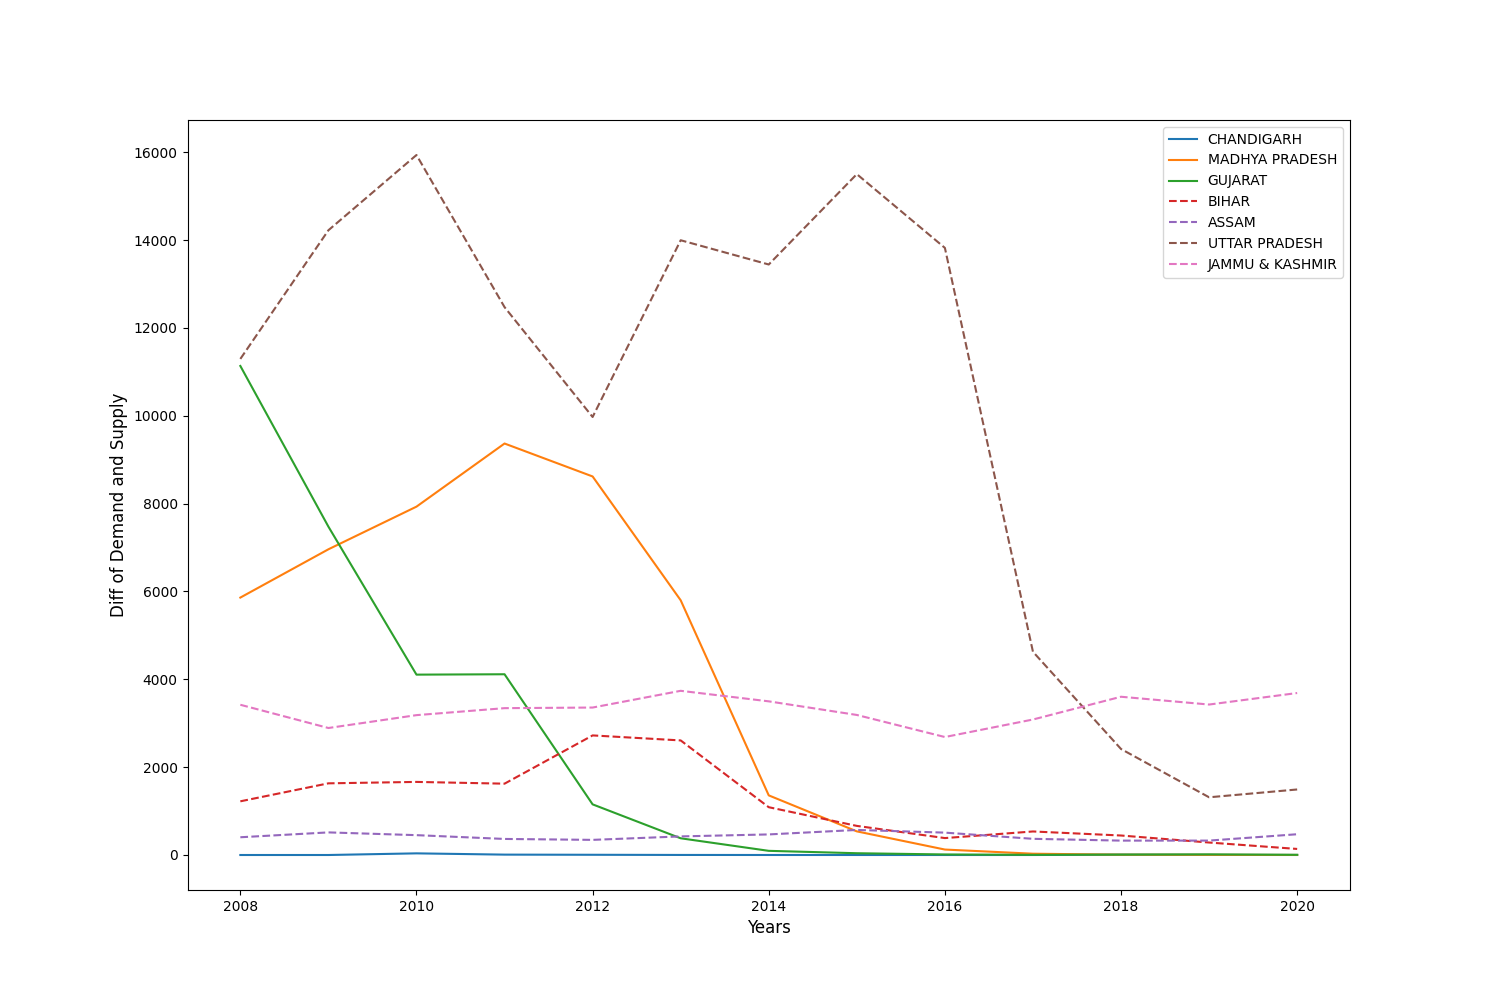

This chart was generated by the following Python code:

import numpy as np
import pandas as pd
import matplotlib.pyplot as plt

df1 = pd.read_csv("Electricity Energy Demand & Deficit by State.csv", skiprows = [0], header = 1)

df1.sort_values(['State', "YearValue"], inplace = True)

df1['difference' ]  = df1['EnergyRequirement_MU'] - df1['EnergyAvailability_MU']


states = df1['State'].unique()
dct1 =[]
for state in states:
    data  = df1[df1['State'] == state]
    x = np.array(data['difference'].ewm(com = 0.3).mean())[-1] #  com of 0.3
    #print(state, x)
    dct1.append((x, state))

dct1.sort()

fig = plt.figure(figsize = (15,10) )
for val, state in dct1[2:9]:
    if state in ['DADRA & NAGAR HAVELI','PUDUCHERRY', "SIKKIM", 'GOA']:
        continue
    #print(state)
    data = df1[df1['State'] == state]
    plt.plot(data['YearValue'],data['difference'].ewm(com = 0.3).mean(),'-', label = state)

for val, state in dct1[-4:]:
    #print(state)
    data = df1[df1['State'] == state]
    plt.plot(data['YearValue'],data['difference'].ewm(com = 0.3).mean(),'--', label = state)

plt.legend()
plt.xlabel("Years", fontsize = 12)
plt.ylabel("Diff of Demand and Supply", fontsize = 12)
plt.savefig("energy_deficit_supply.png")
# plt.show()